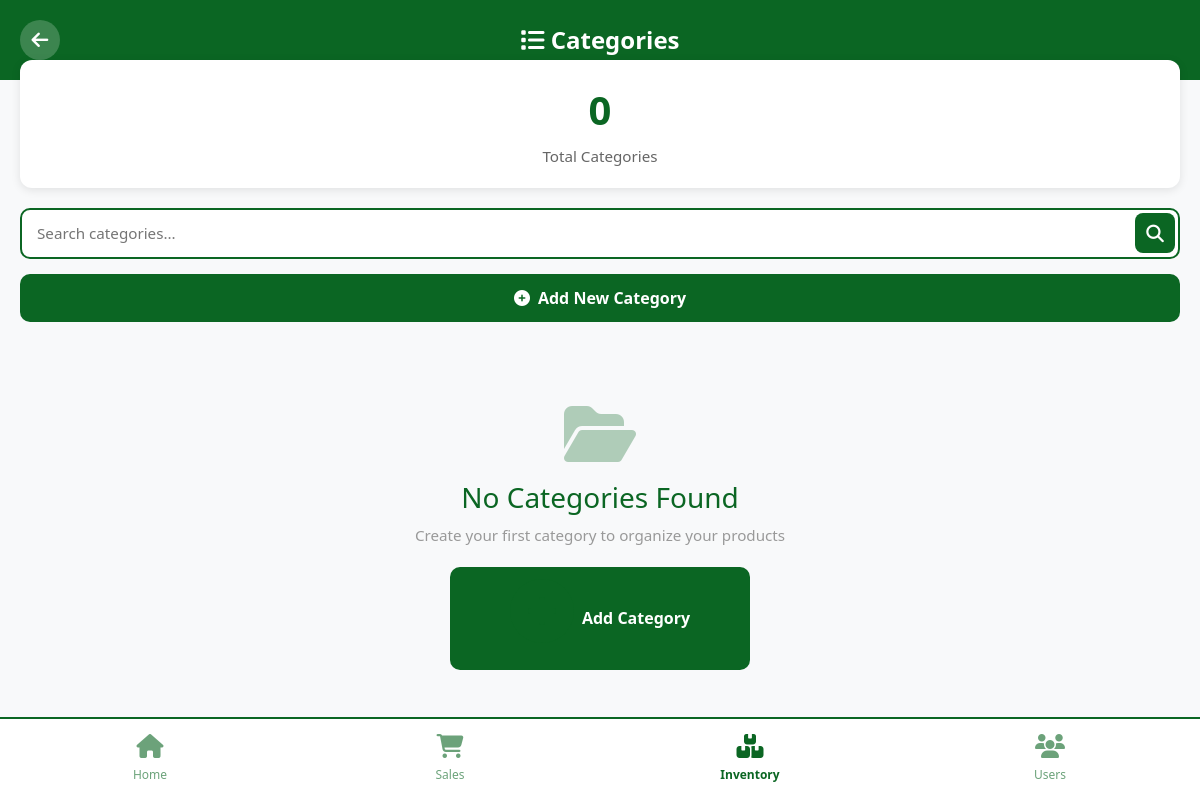
The app's page /category/, older data.
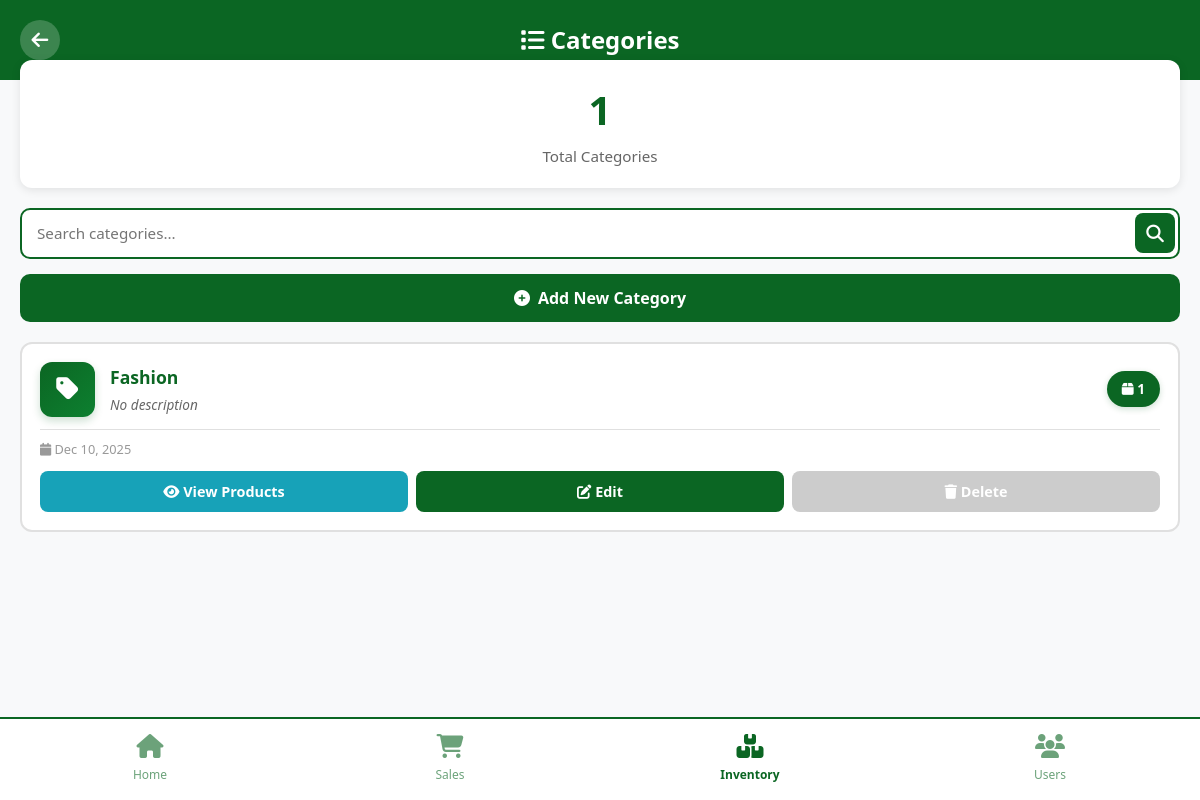
The same page, newer data.
### user/models.py (models this page shows, shortened)
class Category(models.Model):
    name = models.CharField(max_length=100)
    description = models.TextField(blank=True)
    created_at = models.DateTimeField(auto_now_add=True)
    class Meta:
        db_table = 'category'
        verbose_name_plural = 'Categories'

### user/views.py (the view)
# urls.py: path('category/',views.categories,name='category'),
def categories(request):
    search_query = request.GET.get('search', '')
    categories_list = Category.objects.all().order_by('name')
    if search_query:
        categories_list = categories_list.filter(
            Q(name__icontains=search_query) |
            Q(description__icontains=search_query)
        )
    for category in categories_list:
        category.product_count = Product.objects.filter(category=category).count()
    context = {
        'categories': categories_list,
        'search_query': search_query,
        'total_categories': Category.objects.count(),
    }
    return render(request, 'category/categories.html', context)

### templates/category/categories.html (shortened to what the changed rows need)
{% load static %}
<!DOCTYPE html>
<html lang="en">
<head>
    <link href="https://cdn.jsdelivr.net/npm/bootstrap@5.3.0/dist/css/bootstrap.min.css" rel="stylesheet">
    <link rel="stylesheet" href="https://cdnjs.cloudflare.com/ajax/libs/font-awesome/6.4.0/css/all.min.css">
</head>
<body>
    <div class="top-header">
        <div class="header-content">
            <div class="header-title">
                <h2><i class="fas fa-list"></i> Categories</h2>
            </div>
        </div>
    </div>
    <div class="stats-section">
        <div class="stats-number">{{ total_categories }}</div>
        <div class="stats-label">Total Categories</div>
    </div>
    <div class="categories-section">
        {% if categories %}
            {% for category in categories %}
            <div class="category-card">
                <div class="category-header">
                    <div class="category-icon">
                        <i class="fas fa-tag"></i>
                    </div>
                    <div class="category-info">
                        <div class="category-name">{{ category.name }}</div>
                        {% if category.description %}
                            <div class="category-description">{{ category.description|truncatewords:20 }}</div>
                        {% else %}
                            <div class="category-description" style="font-style: italic;">No description</div>
                        {% endif %}
                    </div>
                    <div class="product-count">
                        <i class="fas fa-box"></i> {{ category.product_count }}
                    </div>
                </div>
                <div class="category-meta">
                    <div>
                        <i class="fas fa-calendar"></i> {{ category.created_at|date:"M d, Y" }}
                    </div>
                </div>
                <div class="category-actions">
                    <button class="btn-action btn-view"
                            onclick="window.location.href='{% url 'view_category_products' category.id %}'">
                        <i class="fas fa-eye"></i> View Products
                    </button>
                    <button class="btn-action btn-edit"
                            onclick="window.location.href='{% url 'edit_category' category.id %}'">
                        <i class="fas fa-edit"></i> Edit
                    </button>
                    <button class="btn-action btn-delete"
        {% if category.product_count > 0 %}
            onclick="alert('Cannot delete category with {{ category.product_count }} product(s). Please move or delete products first.')"
        {% else %}
            onclick="confirmDelete('{{ category.name }}', '{% url 'delete_category' category.id %}')"
        {% endif %}
        {% if category.product_count > 0 %}disabled{% endif %}>
    <i class="fas fa-trash"></i> Delete
</button>
                </div>
            </div>
            {% endfor %}
        {% else %}
            <div class="empty-state">
                <i class="fas fa-folder-open"></i>
                <h3>No Categories Found</h3>
                {% if search_query %}
                    <p>No categories match your search "{{ search_query }}"</p>
                    <button class="btn-add-category" style="max-width: 300px; margin: 20px auto;"
                            onclick="window.location.href='{% url 'categories' %}'">
                        <i class="fas fa-list"></i> View All Categories
                    </button>
                {% else %}
                    <p>Create your first category to organize your products</p>
                    <button class="btn-add-category" style="max-width: 300px; margin: 20px auto;"
                            onclick="window.location.href='{% url 'add_category' %}'">
                        <i class="fas fa-plus-circle"></i> Add Category
                    </button>
                {% endif %}
            </div>
        {% endif %}
    </div>
</body>
</html>

Row changes from the older to the newer data that the page shows:
added Category: name "Fashion", description "No description", product_count "1", created_at "Dec 10, 2025"
Text that changed along with them:
{{ total_categories }}: "0" → "1"
text no longer shown: "No Categories Found Create your first category to organize your products Add Category"
